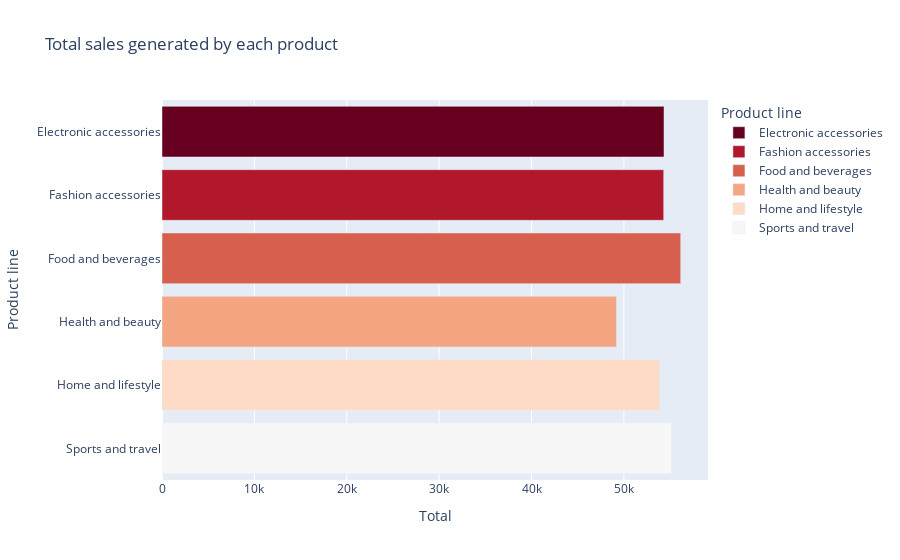

Notebook cell for this chart:
### Code cell
#plotting Total sales generated by each product
line_fig=px.bar(line_data,x='Total',y='Product line',color='Product line',title='Total sales generated by each product',color_discrete_sequence=px.colors.sequential.RdBu)
line_fig.show()

### Figure 1 — Plotly figure (JSON) as saved in the notebook; plotly's stock layout.template omitted (floating-point values rounded to 4 significant figures)
{"data": [{"alignmentgroup": "True", "hovertemplate": "Product line=%{y}<br>Total=%{x}<extra></extra>", "legendgroup": "Electronic accessories", "marker": {"color": "rgb(103,0,31)"}, "name": "Electronic accessories", "offsetgroup": "Electronic accessories", "orientation": "h", "showlegend": true, "textposition": "auto", "type": "bar", "x": [54340.0], "xaxis": "x", "y": ["Electronic accessories"], "yaxis": "y"}, {"alignmentgroup": "True", "hovertemplate": "Product line=%{y}<br>Total=%{x}<extra></extra>", "legendgroup": "Fashion accessories", "marker": {"color": "rgb(178,24,43)"}, "name": "Fashion accessories", "offsetgroup": "Fashion accessories", "orientation": "h", "showlegend": true, "textposition": "auto", "type": "bar", "x": [54310.0], "xaxis": "x", "y": ["Fashion accessories"], "yaxis": "y"}, {"alignmentgroup": "True", "hovertemplate": "Product line=%{y}<br>Total=%{x}<extra></extra>", "legendgroup": "Food and beverages", "marker": {"color": "rgb(214,96,77)"}, "name": "Food and beverages", "offsetgroup": "Food and beverages", "orientation": "h", "showlegend": true, "textposition": "auto", "type": "bar", "x": [56140.0], "xaxis": "x", "y": ["Food and beverages"], "yaxis": "y"}, {"alignmentgroup": "True", "hovertemplate": "Product line=%{y}<br>Total=%{x}<extra></extra>", "legendgroup": "Health and beauty", "marker": {"color": "rgb(244,165,130)"}, "name": "Health and beauty", "offsetgroup": "Health and beauty", "orientation": "h", "showlegend": true, "textposition": "auto", "type": "bar", "x": [49190.0], "xaxis": "x", "y": ["Health and beauty"], "yaxis": "y"}, {"alignmentgroup": "True", "hovertemplate": "Product line=%{y}<br>Total=%{x}<extra></extra>", "legendgroup": "Home and lifestyle", "marker": {"color": "rgb(253,219,199)"}, "name": "Home and lifestyle", "offsetgroup": "Home and lifestyle", "orientation": "h", "showlegend": true, "textposition": "auto", "type": "bar", "x": [53860.0], "xaxis": "x", "y": ["Home and lifestyle"], "yaxis": "y"}, {"alignmentgroup": "True", "hovertemplate": "Product line=%{y}<br>Total=%{x}<extra></extra>", "legendgroup": "Sports and travel", "marker": {"color": "rgb(247,247,247)"}, "name": "Sports and travel", "offsetgroup": "Sports and travel", "orientation": "h", "showlegend": true, "textposition": "auto", "type": "bar", "x": [55120.0], "xaxis": "x", "y": ["Sports and travel"], "yaxis": "y"}], "layout": {"barmode": "relative", "legend": {"title": {"text": "Product line"}, "tracegroupgap": 0}, "title": {"text": "Total sales generated by each product"}, "xaxis": {"anchor": "y", "domain": [0, 1], "title": {"text": "Total"}}, "yaxis": {"anchor": "x", "categoryarray": ["Sports and travel", "Home and lifestyle", "Health and beauty", "Food and beverages", "Fashion accessories", "Electronic accessories"], "categoryorder": "array", "domain": [0, 1], "title": {"text": "Product line"}}}}
